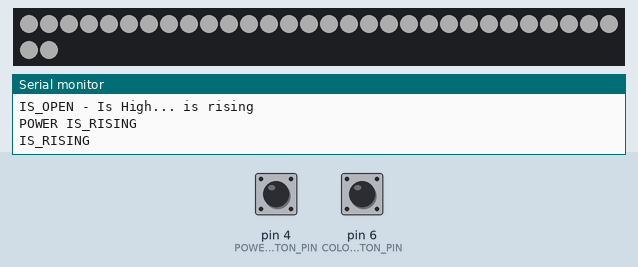
The program below on a simulated Arduino Nano, built with avr-gcc and run on an emulated ATmega328P. On the bench: 32 RGB LEDs in strip order, left to right, continuing on the next row, the last lines printed to the serial monitor. The test bench sets the inputs (shaded band); at power-on: pin 4 (POWER_BUTTON_PIN) HIGH, pin 6 (COLOR_BUTTON_PIN) HIGH. Dim RGB values are drawn brighter than linear.

Above: at 1.2 s.
1.3 s: pin 4 (POWER_BUTTON_PIN) pulled LOW for 0.15 s
At 2.5 s:
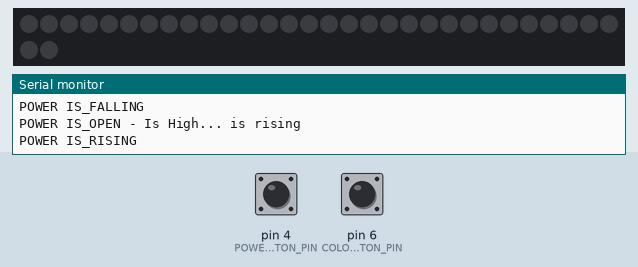
2.9 s: pin 4 (POWER_BUTTON_PIN) pulled LOW for 1 s
At 3.8 s:
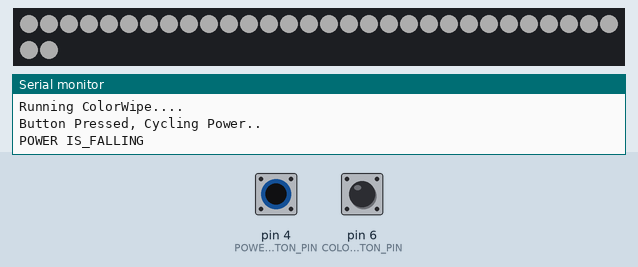
5.4 s: pin 6 (COLOR_BUTTON_PIN) pulled LOW for 0.15 s
At 5.7 s:
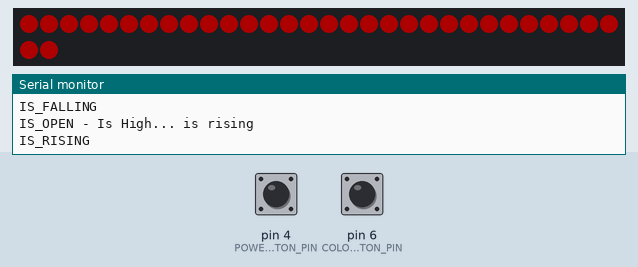
7.0 s: pin 6 (COLOR_BUTTON_PIN) pulled LOW for 1 s
At 8.1 s:
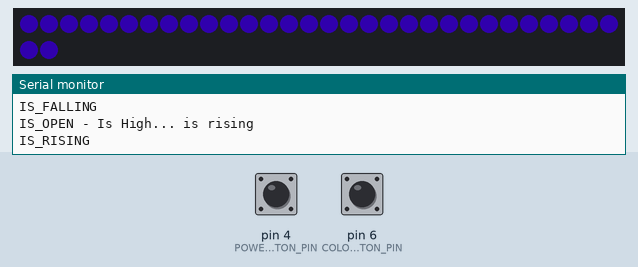
9.5 s: pin 6 (COLOR_BUTTON_PIN) pulled LOW for 0.15 s
At 10.0 s:
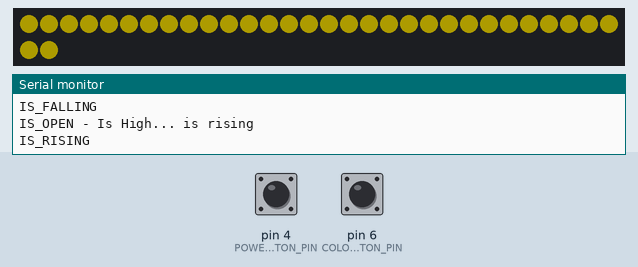
11.1 s: pin 6 (COLOR_BUTTON_PIN) pulled LOW for 3.2 s
At 12.4 s:
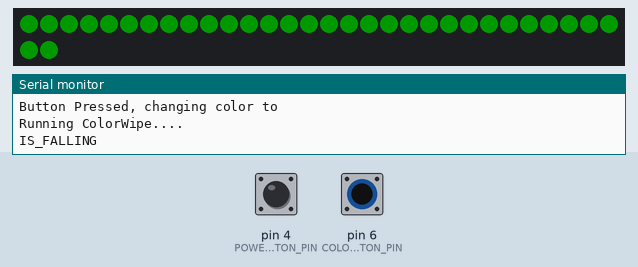
Timing chart, 0 to 14.1 s (numbered marks = the images above; inputs shaded):
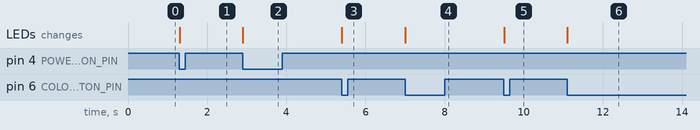

The program:

main.cpp
```cpp
/*
  Push Button
    1 wire to neurtral
    1 wire to D2

  LED
    1 wire to neurtral
    1 wire to power
    1 wire to D3

*/

#include <Adafruit_NeoPixel.h>
#ifdef __AVR__
#include <avr/power.h> // Required for 16 MHz Adafruit Trinket
#endif

// Which pin on the Arduino is connected to the NeoPixels?
// On a Trinket or Gemma we suggest changing this to 1:
#define LED_PIN 2
#define COLOR_BUTTON_PIN 6
#define POWER_BUTTON_PIN 4

// How many NeoPixels are attached to the Arduino?
#define LED_COUNT 32

// Colors
// 1 White (255, 255, 255)
// 2 Red (255, 0, 0)
// 3 Blue (255, 0, 255)
// 4 Yellow (255, 230, 0)
// 5 Green (0, 128, 0)

int red[] = {255, 255, 72, 255, 0};
int green[] = {255, 0, 0, 230, 128};
int blue[] = {255, 0, 255, 0, 0};

int active_color = 0;
const int max_colors = 5;

enum LedStates
{
  ON,
  OFF
};

enum SwitchStates
{
  IS_OPEN,
  IS_RISING,
  IS_CLOSED,
  IS_FALLING
};

LedStates ledState = ON;
SwitchStates ledSwitchState = IS_OPEN;
SwitchStates powerSwitchState = IS_OPEN;

int prior_power_button_state_was_pressed = false;
int power_is_off = false;

// Declare our NeoPixel strip object:
Adafruit_NeoPixel strip(LED_COUNT, LED_PIN, NEO_GRB + NEO_KHZ800);

// Some functions of our own for creating animated effects -----------------

// Fill strip pixels one after another with a color. Strip is NOT cleared
// first; anything there will be covered pixel by pixel. Pass in color
// (as a single 'packed' 32-bit value, which you can get by calling
// strip.Color(red, green, blue) as shown in the loop() function above),
// and a delay time (in milliseconds) between pixels.
void colorWipe(uint32_t color)
{
  Serial.println(F("Running ColorWipe...."));
  for (int i = 0; i < strip.numPixels(); i++)
  {                                // For each pixel in strip...
    strip.setPixelColor(i, color); //  Set pixel's color (in RAM)
  }

  strip.show(); //  Update strip to match
}

void cycleColor()
{

  // start over
  if (active_color < max_colors)
  {
    active_color++;
  }
  else
  {
    active_color = 0;
  }

  Serial.println(F("Button Pressed, changing color to "));

  int l_red = red[active_color];
  int l_green = green[active_color];
  int l_blue = blue[active_color];

  colorWipe(strip.Color(l_red, l_green, l_blue));
}

void cyclePower()
{
  if (!power_is_off)
  {
    // turn off
    colorWipe(strip.Color(0, 0, 0));
  }
  else
  {
    int l_red = red[active_color];
    int l_green = green[active_color];
    int l_blue = blue[active_color];

    colorWipe(strip.Color(l_red, l_green, l_blue));
  }

  power_is_off = !power_is_off;

  Serial.println(F("Button Pressed, Cycling Power.. "));
}

void colorPinStateMachine()
{
  if (!power_is_off)
  {

    byte pinIs = digitalRead(COLOR_BUTTON_PIN);

    switch (ledSwitchState)
    {
      case IS_OPEN:
      {
        if (pinIs == HIGH)
        {
          ledSwitchState = IS_RISING;

          Serial.println(F("IS_OPEN - Is High... is rising"));
        }
        break;
      }
      case IS_RISING:
      {
        ledSwitchState = IS_CLOSED;
        Serial.println(F("IS_RISING"));
        break;
      }
      case IS_CLOSED:
      {
        if (pinIs == LOW)
        {
          ledSwitchState = IS_FALLING;
          Serial.println(F("IS_CLOSED - Is Low... is falling"));
        }
        break;
      }
      case IS_FALLING:
      {
        cycleColor();
        ledSwitchState = IS_OPEN;
        Serial.println(F("IS_FALLING"));
        break;
      }
    }
  }


}

void powerPinStateMachine()
{
  byte pinIs = digitalRead(POWER_BUTTON_PIN);

  switch (powerSwitchState)
  {
  case IS_OPEN:
  {
    if (pinIs == HIGH)
    {
      powerSwitchState = IS_RISING;

      Serial.println(F("POWER IS_OPEN - Is High... is rising"));
    }
    break;
  }
  case IS_RISING:
  {
    powerSwitchState = IS_CLOSED;
    Serial.println(F("POWER IS_RISING"));
    break;
  }
  case IS_CLOSED:
  {
    if (pinIs == LOW)
    {
      powerSwitchState = IS_FALLING;
      Serial.println(F("POWER IS_CLOSED - Is Low... is falling"));
    }
    break;
  }
  case IS_FALLING:
  {
    cyclePower();
    powerSwitchState = IS_OPEN;
    Serial.println(F("POWER IS_FALLING"));
    break;
  }
  }
}

void setup()
{

  Serial.begin(115200);
  Serial.println();
  Serial.println(F("LED Tester is starting up..."));

  strip.begin();           // INITIALIZE NeoPixel strip object (REQUIRED)
  strip.show();            // Turn OFF all pixels ASAP
  strip.setBrightness(50); // Set BRIGHTNESS to about 1/5 (max = 255)

  pinMode(COLOR_BUTTON_PIN, INPUT_PULLUP);
  pinMode(POWER_BUTTON_PIN, INPUT_PULLUP);

  colorWipe(strip.Color(red[active_color], green[active_color], blue[active_color]));
}

void loop()
{
  powerPinStateMachine();
  colorPinStateMachine();
}
```

Measured:
- after the input at 1.3 s, the LEDs: change at once (image 1)
- after the input at 2.9 s, the LEDs: change at once (image 2)
- after the input at 5.4 s, the LEDs: change at once (image 3)
- after the input at 7.0 s, the LEDs: change at once (image 4)
- after the input at 9.5 s, the LEDs: change at once (image 5)
- after the input at 11.1 s, the LEDs: change at once (image 6)
